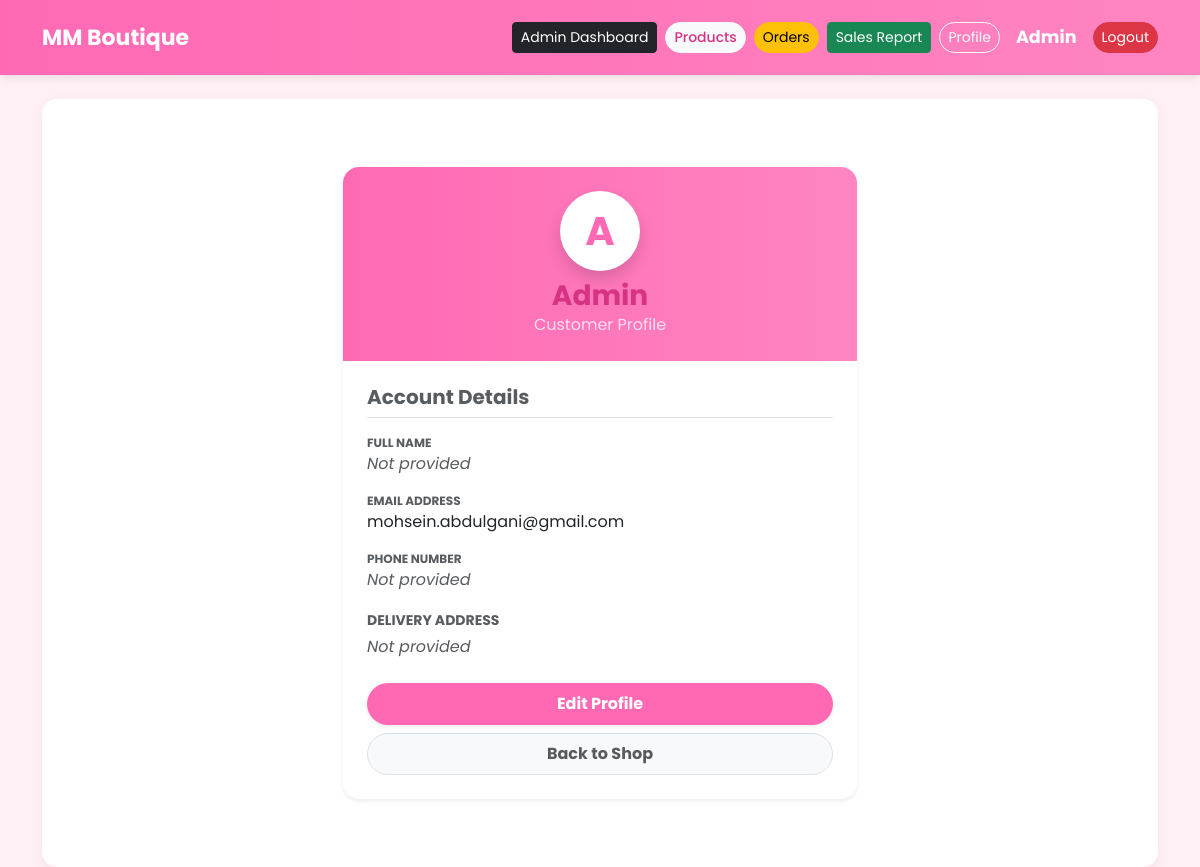
Screenshot of /profile/ (signed in) with the database file from the repository.
### store/models.py (models this page shows, shortened)
class Customer(models.Model):
    user = models.OneToOneField(User, on_delete=models.CASCADE, null=True, blank=True)
    name = models.CharField(max_length=200, null=True)
    phone = models.CharField(max_length=200, null=True)
    street_address = models.CharField(max_length=200, null=True, blank=True)
    city = models.CharField(max_length=100, null=True, blank=True)
    zip_code = models.CharField(max_length=20, null=True, blank=True)

### store/views.py (the view)
# urls.py: path('profile/', views.profile, name='profile'),
@login_required
def profile(request):
    customer, created = Customer.objects.get_or_create(user=request.user)
    return render(request, 'store/profile.html', {
        'customer': customer
    })

### store/templates/store/profile.html
{% extends 'store/base.html' %}
{% block content %}
<div class="container mt-5 mb-5">
    <div class="row justify-content-center">
        <div class="col-md-6">
            <div class="card shadow-sm border-0 rounded-4 overflow-hidden">
                <div class="text-white text-center py-4" style="background: linear-gradient(to right, #ff69b4, #ff85c1);">
                    <div class="rounded-circle bg-white d-inline-flex justify-content-center align-items-center mb-2 shadow" style="width: 80px; height: 80px;">
                        <span class="fs-1 fw-bold" style="color: #ff69b4;">
                            {% if customer.user.first_name %}
                                {{ customer.user.first_name|slice:":1"|upper }}
                            {% else %}
                                {{ customer.user.username|slice:":1"|upper }}
                            {% endif %}
                        </span>
                    </div>
                    <h3 class="mb-0 fw-bold">{{ customer.user.username }}</h3>
                    <p class="mb-0 opacity-75">Customer Profile</p>
                </div>
                <div class="card-body p-4">
                    <h5 class="fw-bold mb-3 text-muted border-bottom pb-2">Account Details</h5>
                    <div class="mb-3">
                        <small class="text-muted d-block text-uppercase fw-bold" style="font-size: 0.75rem;">Full Name</small>
                        <span class="fs-6">
                            {% if customer.user.first_name or customer.user.last_name %}
                                {{ customer.user.first_name }} {{ customer.user.last_name }}
                            {% else %}
                                <em class="text-muted">Not provided</em>
                            {% endif %}
                        </span>
                    </div>
                    <div class="mb-3">
                        <small class="text-muted d-block text-uppercase fw-bold" style="font-size: 0.75rem;">Email Address</small>
                        <span class="fs-6">{{ customer.user.email|default:"<em class='text-muted'>Not provided</em>" }}</span>
                    </div>
                    <div class="mb-3">
                        <small class="text-muted d-block text-uppercase fw-bold" style="font-size: 0.75rem;">Phone Number</small>
                        <span class="fs-6">{{ customer.phone|default:"<em class='text-muted'>Not provided</em>" }}</span>
                    </div>
                    <div class="mb-4">
                        <label class="small text-muted fw-bold mb-1">DELIVERY ADDRESS</label>
                        <div class="text-dark">
                            {% if customer.street_address or customer.city %}
                                {{ customer.street_address|default_if_none:"" }}<br>
                                {{ customer.city|default_if_none:"" }} {{ customer.zip_code|default_if_none:"" }}
                            {% else %}
                                <em class="text-muted">Not provided</em>
                            {% endif %}
                        </div>
                    </div>
                    <div class="d-grid gap-2">
                        <a href="{% url 'edit_profile' %}" class="btn text-white fw-bold py-2 rounded-pill shadow-sm" style="background-color: #ff69b4;">
                            Edit Profile
                        </a>
                        <a href="{% url 'landing' %}" class="btn btn-light text-muted fw-bold py-2 rounded-pill border">
                            Back to Shop
                        </a>
                    </div>
                </div>
            </div>
        </div>
    </div>
</div>
{% endblock %}

### store/templates/store/base.html (shortened to what this page needs)
<!DOCTYPE html>
<html>
<head>
    <link href="https://cdn.jsdelivr.net/npm/bootstrap@5.3.0/dist/css/bootstrap.min.css" rel="stylesheet">
</head>
<body>
<nav class="navbar navbar-expand-lg py-3">
    <div class="container d-flex justify-content-between align-items-center">
        <a class="navbar-brand m-0" href="{% url 'landing' %}">MM Boutique</a>
        <div class="d-flex align-items-center gap-2 flex-wrap">
            {% if user.is_authenticated %}
                {% if user.is_superuser %}
                    <a href="{% url 'admin_dashboard' %}" class="btn btn-dark btn-sm">Admin Dashboard</a>
                    <a href="{% url 'manage_products' %}" class="btn btn-light btn-sm">Products</a>
                    <a href="{% url 'manage_orders' %}" class="btn btn-warning btn-sm">Orders</a>
                    <a href="{% url 'sales_report' %}" class="btn btn-success btn-sm">Sales Report</a>
                    <a href="{% url 'staff_profile' %}" class="btn btn-outline-light btn-sm">Profile</a>
                {% endif %}
                <span class="text-white fw-bold mx-2" style="font-size: 1.1rem;">{{ user.username }}</span>
                <a href="{% url 'logout' %}" class="btn btn-danger btn-sm">Logout</a>
            {% else %}
                <a href="{% url 'login' %}" class="btn btn-outline-light btn-sm me-1">Login</a>
                <a href="{% url 'register' %}" class="btn btn-light btn-sm text-pink fw-bold">Register</a>
            {% endif %}
        </div>
    </div>
</nav>
<div class="container mt-4">
    <div class="main-container">
        {% block content %}{% endblock %}
    </div>
</div>
</body>
</html>

### store/templates/store/base.html (style rules this page uses)
body { font-family: 'Poppins', sans-serif; background-color: #fff0f5; background-image: url('https://www.transparenttextures.com/patterns/flowers.png'); }
.navbar { background: linear-gradient(to right, #ff69b4, #ff85c1) !important; box-shadow: 0 2px 10px rgba(0,0,0,0.1); }
.navbar-brand { font-weight: bold; font-size: 22px; color: white !important; }
.btn-light { border-radius: 25px; color: #d63384; font-weight: 500; }
.btn-warning, .btn-info, .btn-danger, .btn-outline-light { border-radius: 25px; }
.card { border-radius: 15px; border: none; transition: 0.3s; }
h1, h2, h3 { color: #d63384; font-weight: 600; }
.main-container { background: white; padding: 20px; border-radius: 15px; box-shadow: 0 4px 15px rgba(0,0,0,0.05); }

### rows the page displays
Customer: user.username "A", user.username "Admin", user.email "mohsein.abdulgani@gmail.com", phone "Not provided"

### other values shown
{{ user.username }} "Admin"
